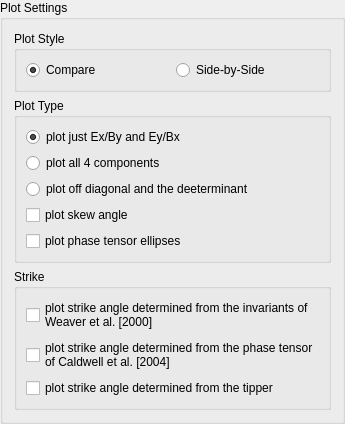
<?xml version="1.0" encoding="UTF-8"?>
<ui version="4.0">
 <class>GroupBox_plot_control_mt_response</class>
 <widget class="QGroupBox" name="GroupBox_plot_control_mt_response">
  <property name="geometry">
   <rect>
    <x>0</x>
    <y>0</y>
    <width>306</width>
    <height>359</height>
   </rect>
  </property>
  <property name="sizePolicy">
   <sizepolicy hsizetype="Minimum" vsizetype="Fixed">
    <horstretch>0</horstretch>
    <verstretch>0</verstretch>
   </sizepolicy>
  </property>
  <property name="windowTitle">
   <string>GroupBox</string>
  </property>
  <property name="title">
   <string>Plot Settings</string>
  </property>
  <layout class="QVBoxLayout" name="verticalLayout">
   <item>
    <widget class="QGroupBox" name="groupBox_plot_style">
     <property name="sizePolicy">
      <sizepolicy hsizetype="Preferred" vsizetype="Fixed">
       <horstretch>0</horstretch>
       <verstretch>0</verstretch>
      </sizepolicy>
     </property>
     <property name="title">
      <string>Plot Style</string>
     </property>
     <property name="flat">
      <bool>true</bool>
     </property>
     <layout class="QHBoxLayout" name="horizontalLayout">
      <item>
       <widget class="QRadioButton" name="radioButton_compare">
        <property name="text">
         <string>Compare</string>
        </property>
        <property name="checked">
         <bool>true</bool>
        </property>
       </widget>
      </item>
      <item>
       <widget class="QRadioButton" name="radioButton_all">
        <property name="text">
         <string>Side-by-Side</string>
        </property>
       </widget>
      </item>
     </layout>
    </widget>
   </item>
   <item>
    <widget class="QGroupBox" name="groupBox">
     <property name="sizePolicy">
      <sizepolicy hsizetype="Preferred" vsizetype="Fixed">
       <horstretch>0</horstretch>
       <verstretch>0</verstretch>
      </sizepolicy>
     </property>
     <property name="title">
      <string>Plot Type</string>
     </property>
     <property name="flat">
      <bool>true</bool>
     </property>
     <layout class="QVBoxLayout" name="verticalLayout_2">
      <item>
       <widget class="QRadioButton" name="radioButton_1">
        <property name="text">
         <string>plot just Ex/By and Ey/Bx</string>
        </property>
        <property name="checked">
         <bool>true</bool>
        </property>
       </widget>
      </item>
      <item>
       <widget class="QRadioButton" name="radioButton_2">
        <property name="text">
         <string>plot all 4 components</string>
        </property>
       </widget>
      </item>
      <item>
       <widget class="QRadioButton" name="radioButton_3">
        <property name="text">
         <string>plot off diagonal and the deeterminant</string>
        </property>
       </widget>
      </item>
      <item>
       <widget class="QCheckBox" name="checkBox_skew">
        <property name="text">
         <string>plot skew angle</string>
        </property>
       </widget>
      </item>
      <item>
       <widget class="QCheckBox" name="checkBox_pt">
        <property name="text">
         <string>plot phase tensor ellipses</string>
        </property>
       </widget>
      </item>
     </layout>
    </widget>
   </item>
   <item>
    <widget class="QGroupBox" name="groupBox_strike">
     <property name="sizePolicy">
      <sizepolicy hsizetype="Preferred" vsizetype="Fixed">
       <horstretch>0</horstretch>
       <verstretch>0</verstretch>
      </sizepolicy>
     </property>
     <property name="toolTip">
      <string>&lt;html&gt;&lt;head/&gt;&lt;body&gt;&lt;p&gt;Plots thee strike angle from different
                            parameters&lt;/p&gt;&lt;/body&gt;&lt;/html&gt;
                        </string>
     </property>
     <property name="title">
      <string>Strike</string>
     </property>
     <property name="flat">
      <bool>true</bool>
     </property>
     <layout class="QVBoxLayout" name="verticalLayout_3">
      <item>
       <widget class="QCheckBox" name="checkBox_strike_i">
        <property name="text">
         <string>plot strike angle determined from the invariants of
Weaver et al. [2000]</string>
        </property>
       </widget>
      </item>
      <item>
       <widget class="QCheckBox" name="checkBox_strike_p">
        <property name="text">
         <string>plot strike angle determined from the phase tensor
of Caldwell et al. [2004]</string>
        </property>
       </widget>
      </item>
      <item>
       <widget class="QCheckBox" name="checkBox_strike_t">
        <property name="text">
         <string>plot strike angle determined from the tipper</string>
        </property>
       </widget>
      </item>
     </layout>
    </widget>
   </item>
  </layout>
 </widget>
 <resources/>
 <connections/>
</ui>
